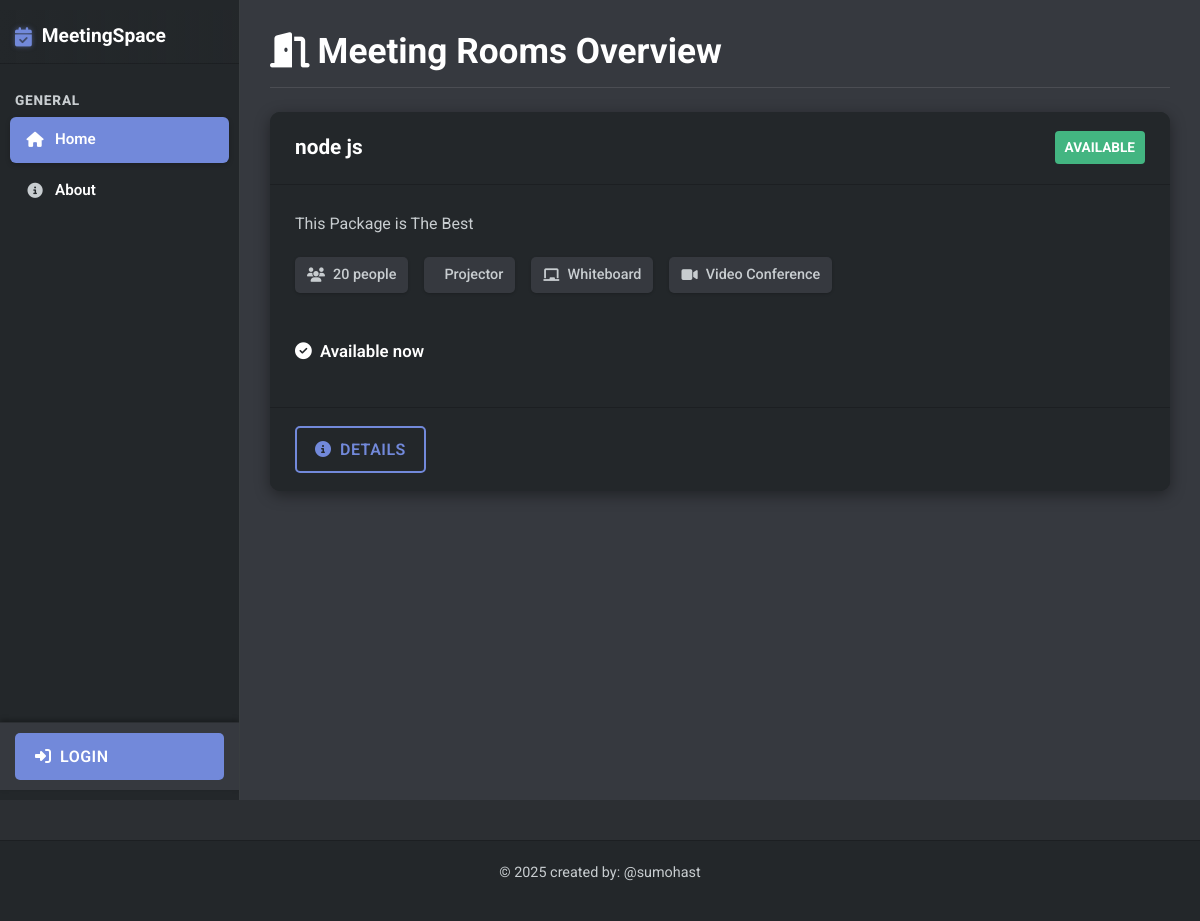
/, run on an earlier commit of the app's database.
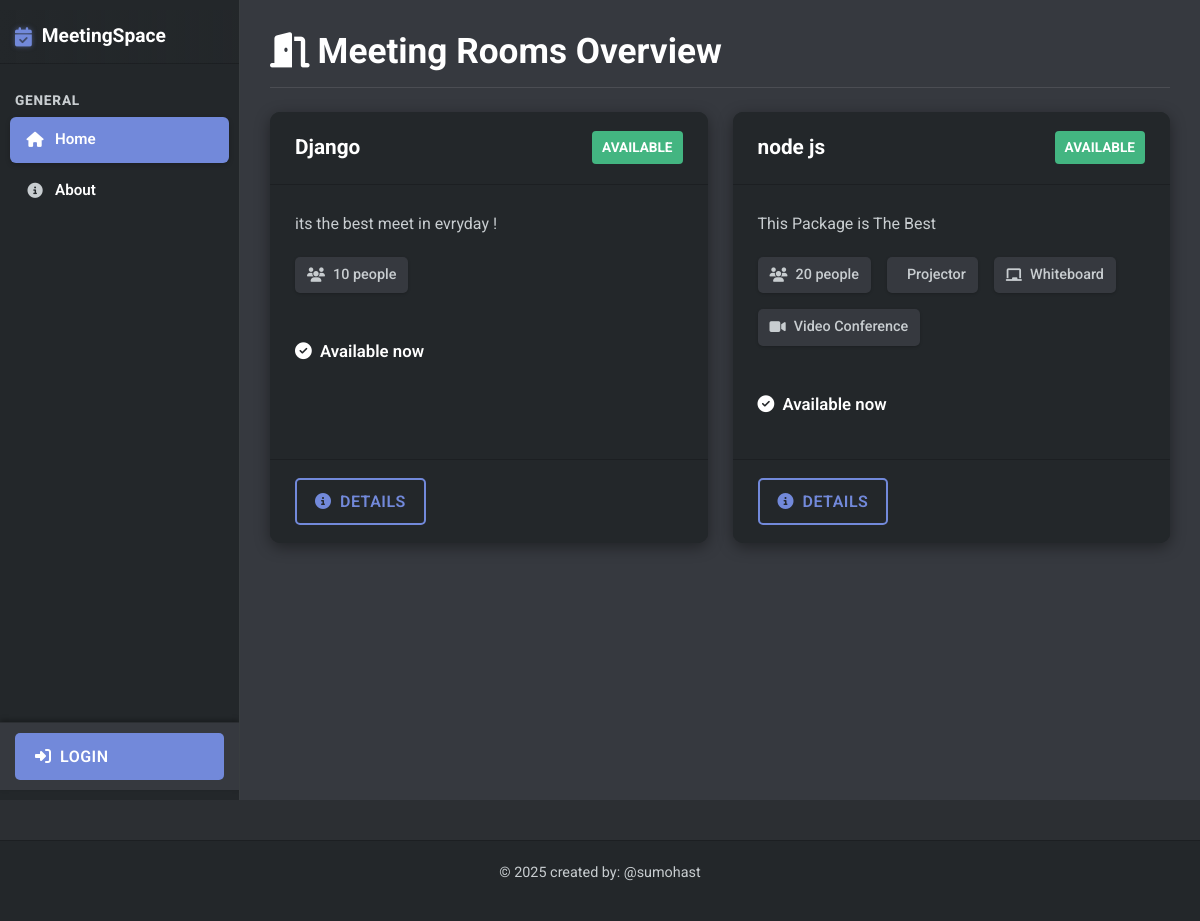
And on a later commit of the database.
### base/models.py (models this page shows, shortened)
class Room(models.Model):
    name = models.CharField(max_length=100)
    capacity = models.IntegerField(default=10)
    has_projector = models.BooleanField(default=False)
    has_whiteboard = models.BooleanField(default=False)
    has_video_conference = models.BooleanField(default=False)
    description = models.TextField(null=True, blank=True)
    created = models.DateTimeField(auto_now_add=True)
    updated = models.DateTimeField(auto_now=True)
    class Meta: # this class is used to define metadata for the model , for example when we want to sort the rooms by name
        ordering = ['name']
    def get_current_status(self): # this function returns the current status of the room (occupied/free)
        now = datetime.now()
        today = now.date()
        current_time = now.time()
        active_reservation = self.reservation_set.filter(
            date=today,
            start_time__lte=current_time,
            end_time__gt=current_time
        ).first()
        if active_reservation:
            return {
                'status': 'occupied',
                'reservation': active_reservation
            }
        else:
            return {
                'status': 'free',
                'next_reservation': self.reservation_set.filter(
                    date=today,
                    start_time__gt=current_time
                ).order_by('start_time').first()
            }

### base/views.py (the view)
# urls.py: path('', views.home, name="home"),
def home(request):
    rooms = Room.objects.all()
    for room in rooms:
        room.current_status = room.get_current_status()
    upcoming_reservations = []
    if request.user.is_authenticated:
        upcoming_reservations = Reservation.objects.filter(
            user=request.user,
            date__gte=datetime.now().date()
        ).order_by('date', 'start_time')[:3]
    context = {
        'rooms': rooms,
        'upcoming_reservations': upcoming_reservations,
    }
    return render(request, 'base/home.html', context)

### templates/base/home.html (shortened to what this page needs)
{% extends 'main.html' %}
{% block content %}
<h1 class="mb-4"><i class="fas fa-door-open me-2"></i>Meeting Rooms Overview</h1>
<div class="room-grid-discord">
    {% for room in rooms %}
    <div class="room-card-discord">
        <div class="card-header-discord">
            <span>{{ room.name }}</span>
            {% if room.current_status.status == 'free' %}
            <span class="badge-discord-success">Available</span>
            {% else %}
            <span class="badge-discord-danger">Occupied</span>
            {% endif %}
        </div>
        <div class="card-body-discord">
            <p class="description">{{ room.description|truncatechars:100 }}</p>
            <div class="d-flex flex-wrap gap-2 mb-3">
                <span class="feature-badge-discord">
                    <i class="fas fa-users"></i> {{ room.capacity }} people
                </span>
                {% if room.has_projector %}
                <span class="feature-badge-discord">
                     Projector
                </span>
                {% endif %}
                {% if room.has_whiteboard %}
                <span class="feature-badge-discord">
                    <i class="fas fa-chalkboard"></i> Whiteboard
                </span>
                {% endif %}
                {% if room.has_video_conference %}
                <span class="feature-badge-discord">
                    <i class="fas fa-video"></i> Video Conference
                </span>
                {% endif %}
            </div>
            <div class="status-text-discord">
                {% if room.current_status.status == 'free' %}
                <p class="status-free">
                    <i class="fas fa-check-circle me-1"></i> Available now
                </p>
                {% else %}
                <p class="status-occupied">
                    <i class="fas fa-times-circle me-1"></i> Occupied until {{ room.current_status.reservation.end_time|time:"H:i" }}
                    <br>
                    <small>{{ room.current_status.reservation.title }}</small>
                </p>
                {% endif %}
            </div>
        </div>
        <div class="card-footer-discord d-flex justify-content-between">
            <a href="{% url 'room-detail' room.id %}" class="btn-discord-outline">
                <i class="fas fa-info-circle me-1"></i> Details
            </a>
        </div>
    </div>
    {% empty %}
    <div class="alert alert-discord-info">
        <i class="fas fa-info-circle me-2"></i> No meeting rooms available.
    </div>
    {% endfor %}
</div>
{% endblock %}

What changed in the data, as far as the page shows it:
added Room: name "Django", shows "AVAILABLE", description "its the best meet in evryday !", capacity "10", shows "Available now"
